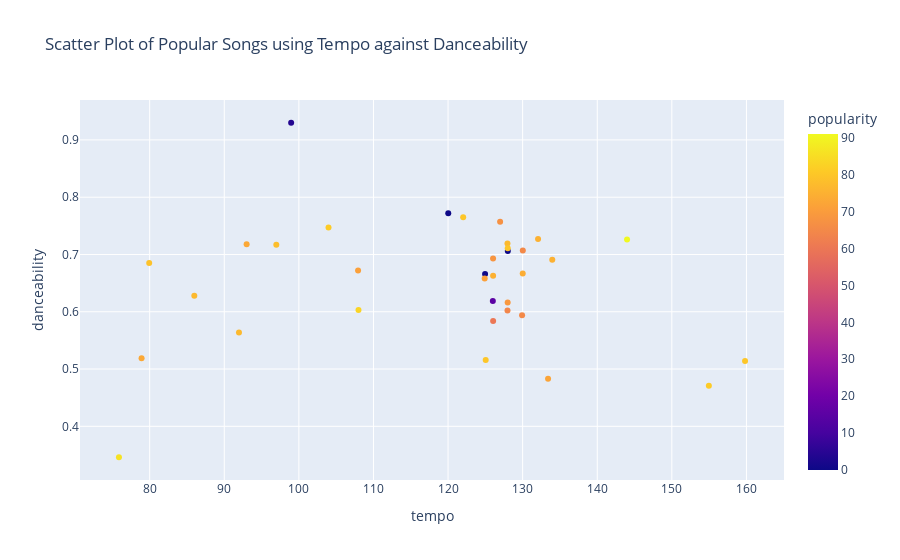

The notebook cell saved with this chart:
### Code cell
# Scatter Plot
figure = px.scatter(playlist_df, x = playlist_df['tempo'], y = playlist_df['danceability'], color = playlist_df['popularity'], 
                    title = 'Scatter Plot of Popular Songs using Tempo against Danceability')

figure.show()

### Figure 1 — Plotly figure (JSON) as saved in the notebook; plotly's stock layout.template omitted (floating-point values rounded to 4 significant figures)
{"data": [{"hovertemplate": "tempo=%{x}<br>danceability=%{y}<br>popularity=%{marker.color}<extra></extra>", "legendgroup": "", "marker": {"color": [65, 0, 75, 83, 72, 4, 67, 15, 74, 65, 78, 0, 0, 80, 77, 80, 69, 81, 71, 73, 77, 81, 60, 75, 73, 75, 80, 86, 80, 77, 71, 64, 91, 68, 79], "coloraxis": "coloraxis", "symbol": "circle"}, "mode": "markers", "name": "", "orientation": "v", "showlegend": false, "type": "scatter", "x": [130.0, 128.0, 134.0, 108.0, 133.4, 98.97, 127.0, 126.0, 130.0, 129.9, 96.98, 120.0, 125.0, 122.0, 128.0, 159.8, 128.0, 104.0, 107.9, 93.0, 85.98, 155.0, 126.0, 132.1, 78.92, 126.0, 125.0, 75.88, 128.0, 91.97, 124.9, 128.0, 144.0, 126.0, 79.94], "xaxis": "x", "y": [0.707, 0.706, 0.691, 0.603, 0.483, 0.93, 0.757, 0.619, 0.667, 0.594, 0.717, 0.772, 0.666, 0.765, 0.719, 0.514, 0.616, 0.747, 0.672, 0.718, 0.628, 0.471, 0.584, 0.727, 0.519, 0.663, 0.516, 0.346, 0.711, 0.564, 0.658, 0.602, 0.726, 0.693, 0.685], "yaxis": "y"}], "layout": {"coloraxis": {"colorbar": {"title": {"text": "popularity"}}, "colorscale": [[0, "#0d0887"], [0.1111, "#46039f"], [0.2222, "#7201a8"], [0.3333, "#9c179e"], [0.4444, "#bd3786"], [0.5556, "#d8576b"], [0.6667, "#ed7953"], [0.7778, "#fb9f3a"], [0.8889, "#fdca26"], [1, "#f0f921"]]}, "legend": {"tracegroupgap": 0}, "title": {"text": "Scatter Plot of Popular Songs using Tempo against Danceability"}, "xaxis": {"anchor": "y", "domain": [0, 1], "title": {"text": "tempo"}}, "yaxis": {"anchor": "x", "domain": [0, 1], "title": {"text": "danceability"}}}}
